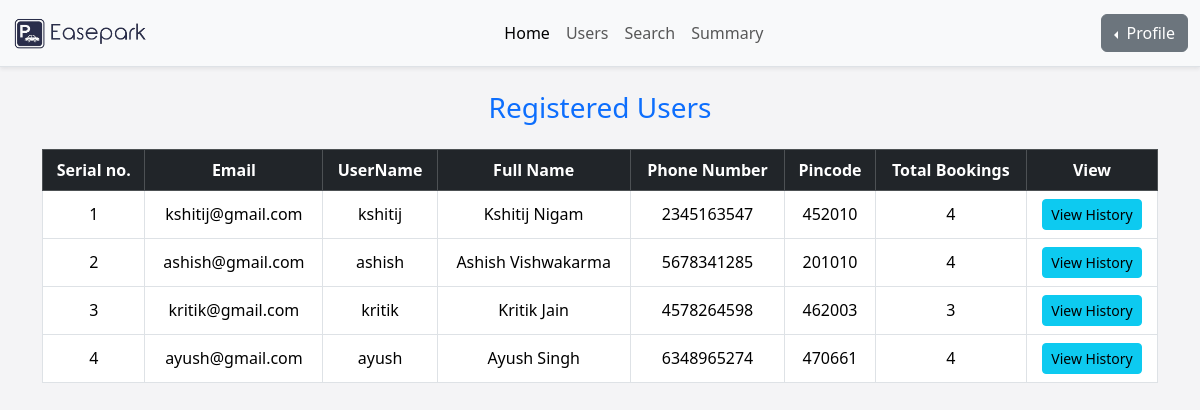
Page /dashboard/users (signed in) on the earlier database version.
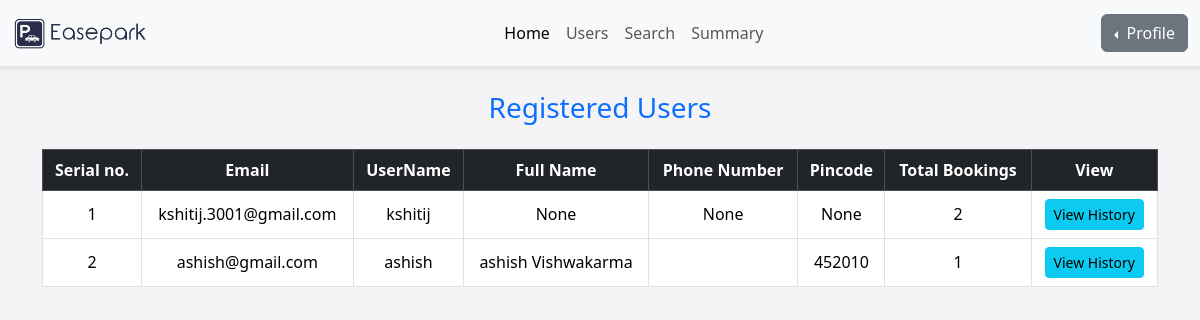
Same page on the later database version.
### models/user_model.py (models this page shows)
class Users(UserMixin, db.Model):
    id = db.Column(db.Integer, primary_key=True)
    username= db.Column(db.String(100) , unique=True , nullable=False)
    email = db.Column(db.String(150), unique=True, nullable=True)
    password= db.Column(db.String(100) , nullable=False)
    role= db.Column(db.String(15), nullable=False)
    full_name = db.Column(db.String(100), nullable=True)
    phone_number = db.Column(db.String(15), unique=True, nullable=True)
    address = db.Column(db.String(255), nullable=True)
    pin_code = db.Column(db.String(10), nullable=True)
    member_since = db.Column(db.DateTime, default=datetime.utcnow)
    total_bookings = db.Column(db.Integer, default=0)
    reservations = db.relationship('Reservation', backref='user', lazy=True)

### controllers/admin_routes.py (the view)
@admin_blueprint.route('/users')
@login_required
def view_users():
    if current_user.role != 'admin':
        abort(404)
    users=Users.query.filter(Users.role != 'admin').all()
    return render_template('admin_users.html',users=users)

### app.py (called while the page is built, shortened)
@login_manager.user_loader
def load_user(user_id):
    return db.session.get(Users, int(user_id))

@app.before_request
def create_admin_user():
    admin = Users.query.filter_by(username='admin').first()

### templates/admin_users.html (shortened to what this page needs)
<!doctype html>
<html lang="en">
<head>
  <link href="https://cdn.jsdelivr.net/npm/bootstrap@5.3.6/dist/css/bootstrap.min.css" rel="stylesheet"
>
  <link rel="stylesheet" href="{{ url_for('static', filename='CSS/styles.css') }}">
  </head>
<body>
  <nav class="navbar navbar-expand-lg bg-light border-bottom shadow-sm" id="navbar">
    <div class="container-fluid">
      <a class="navbar-brand" href="{{ url_for('admin.dashboard') }}">
        <img src="{{ url_for('static', filename='images/logo.png') }}" alt="Easepark Logo"
          style="height: 40px; width: auto;">
      </a>
      <div class="collapse navbar-collapse" id="navbarSupportedContent">
        <ul class="navbar-nav mx-auto mb-2 mb-lg-0">
          <li class="nav-item">
            <a class="nav-link active" aria-current="page" href="{{ url_for('admin.dashboard') }}">Home</a>
          </li>
          <li class="nav-item">
            <a class="nav-link" href="{{ url_for('admin.view_users') }}">Users</a>
          </li>
          <li class="nav-item">
            <a class="nav-link" href="{{ url_for('admin.admin_search') }}">Search</a>
          </li>
          <li class="nav-item">
            <a class="nav-link" href="{{ url_for('admin.admin_summary') }}">Summary</a>
          </li>
        </ul>
        <div class="btn-group dropstart">
          <button type="button" class="btn btn-secondary dropdown-toggle" data-bs-toggle="dropdown"
            aria-expanded="false">
            Profile
          </button>
        </div>
      </div>
    </div>
  </nav>
  <div class="container mt-4">
    <h3 class="text-center text-primary mb-4">Registered Users</h3>
    <div class="table-responsive">
      <table class="table table-bordered table-hover text-center align-middle">
        <thead class="table-dark">
          <tr>
            <th>Serial no.</th>
            <th>Email</th>
            <th>UserName</th>
            <th>Full Name</th>
            <th>Phone Number</th>
            <th>Pincode</th>
            <th>Total Bookings</th>
            <th>View</th>
          </tr>
        </thead>
        <tbody>
          {% for user in users %}
          <tr>
            <td>{{ loop.index }}</td>
            <td>{{ user.email }}</td>
            <td>{{ user.username }}</td>
            <td>{{ user.full_name }}</td>
            <td>{{ user.phone_number }}</td>
            <td>{{ user.pin_code }}</td>
            <td>{{ user.total_bookings }}</td>
            <td><a href="{{ url_for('admin.user_booking_history', user_id=user.id) }}" class="btn btn-info btn-sm">View
                History</a>
            </td>
          </tr>
          {% endfor %}
        </tbody>
      </table>
    </div>
  </div>
</body>
</html>

Differences in the rows shown:
removed Users: email "kritik@gmail.com", username "kritik", full_name "Kritik Jain", phone_number "4578264598", pin_code "462003", total_bookings "3"
removed Users: email "ayush@gmail.com", username "ayush", full_name "Ayush Singh", phone_number "6348965274", pin_code "470661", total_bookings "4"
changed Users "kshitij": email "kshitij@gmail.com" → "kshitij.3001@gmail.com"; full_name "Kshitij Nigam" → "None"; phone_number "2345163547" → "None"; pin_code "452010" → "None"; total_bookings "4" → "2"
changed Users "ashish@gmail.com": full_name "Ashish Vishwakarma" → "ashish Vishwakarma"; pin_code "201010" → "452010"; total_bookings "4" → "1"; phone_number "5678341285" → (not shown)
